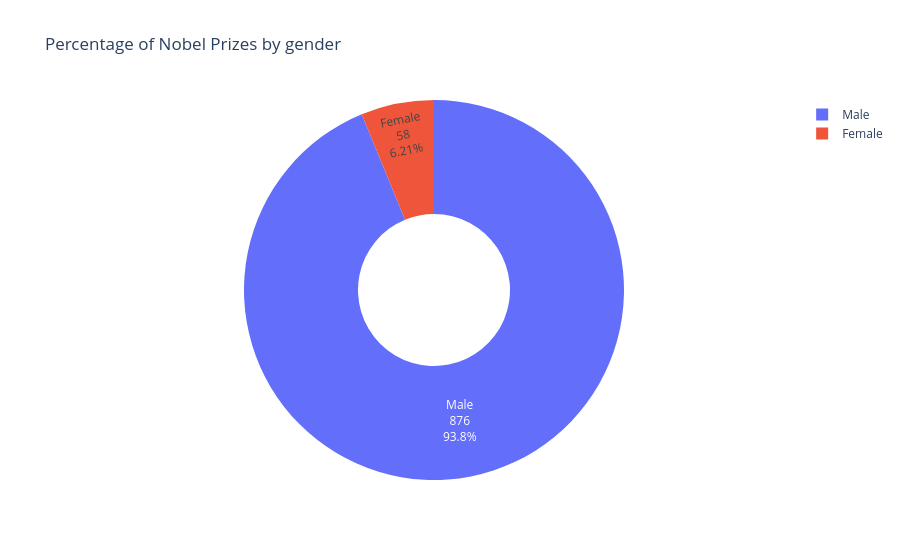

This figure's notebook cell:
### Markdown cell above
**Challenge**: Create a [donut chart using plotly](https://plotly.com/python/pie-charts/) which shows how many prizes went to men compared to how many prizes went to women. What percentage of all the prizes went to women?

### Code cell
biologic_gender = df_data.sex.value_counts()
print(biologic_gender)
fig = px.pie(labels=biologic_gender.index,
values=biologic_gender.values,
title="Percentage of Nobel Prizes by gender",
names=biologic_gender.index,
hole=0.4
)
fig.update_traces(textposition='inside', textinfo='percent+label+value')
 
fig.show()

### Figure 1 — Plotly figure (JSON) as saved in the notebook; plotly's stock layout.template omitted (floating-point values rounded to 4 significant figures)
{"data": [{"domain": {"x": [0, 1], "y": [0, 1]}, "hole": 0.4, "hovertemplate": "label=%{label}<br>value=%{value}<extra></extra>", "labels": ["Male", "Female"], "legendgroup": "", "name": "", "showlegend": true, "textinfo": "percent+label+value", "textposition": "inside", "type": "pie", "values": [876, 58]}], "layout": {"legend": {"tracegroupgap": 0}, "title": {"text": "Percentage of Nobel Prizes by gender"}}}
